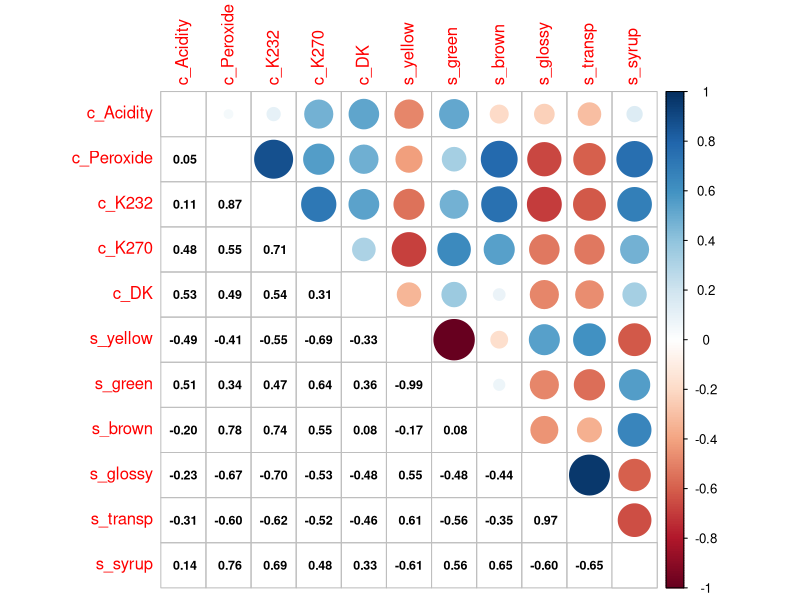
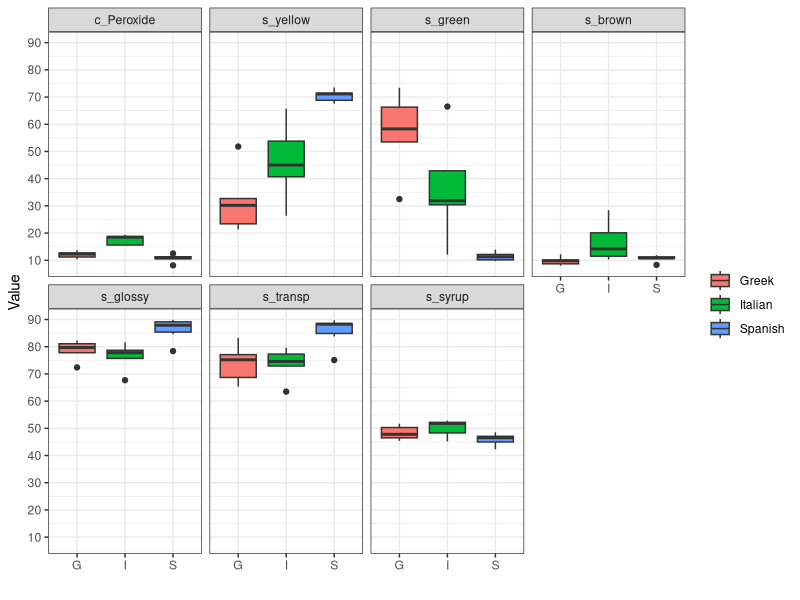
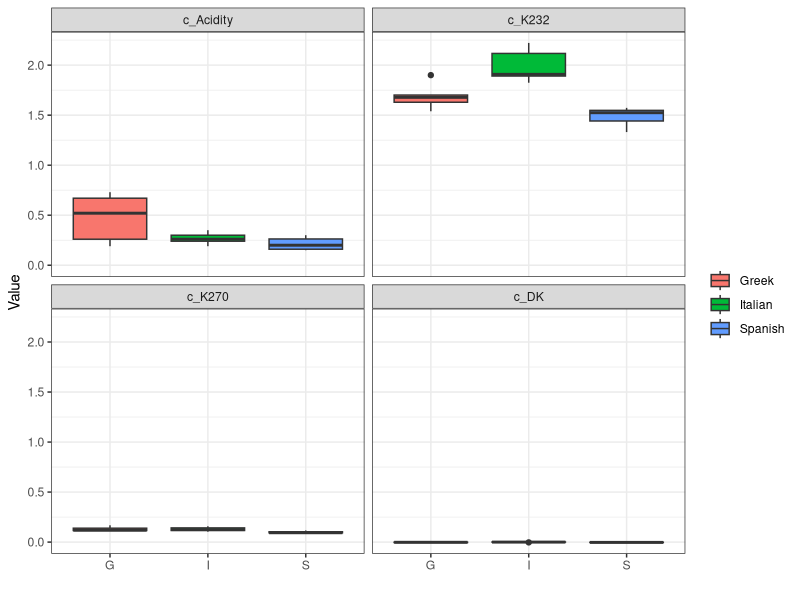
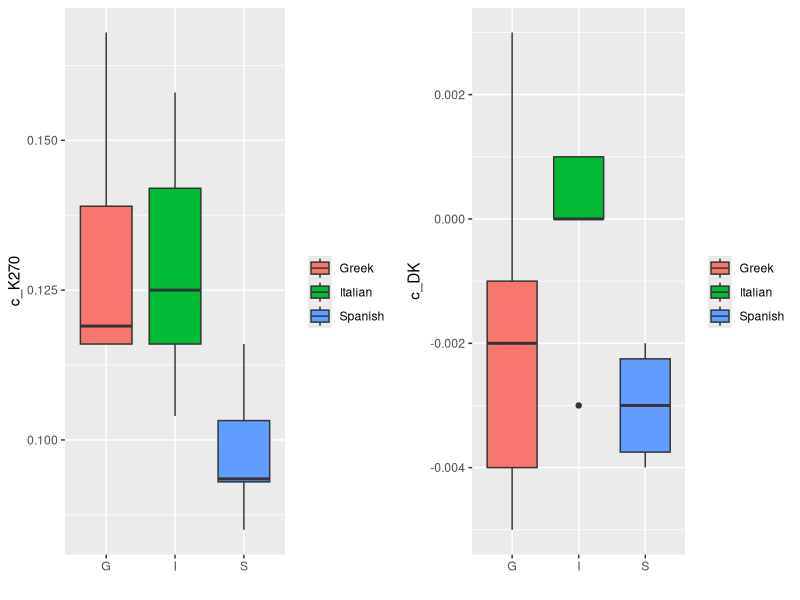
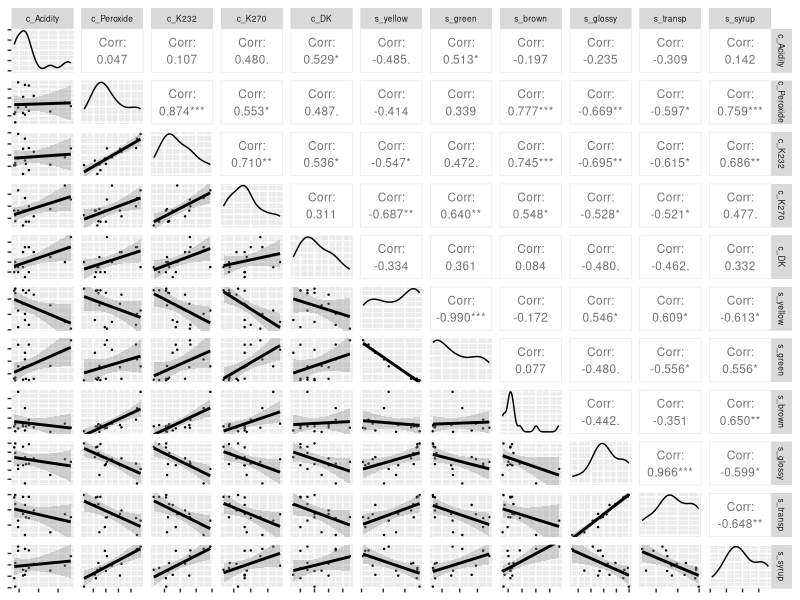
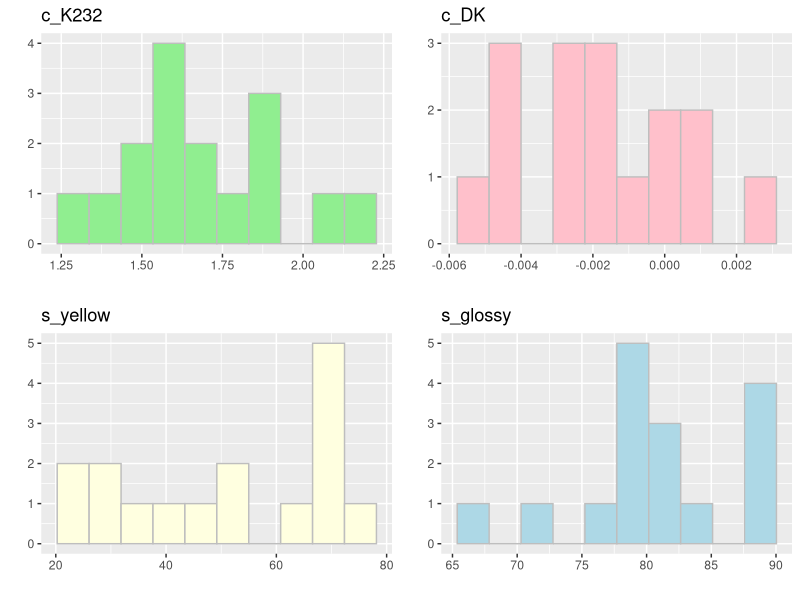

R code for these plots, in order:
## ---- chunk 1
# printing
library(knitr)
library(kableExtra)

# manipulating data frames
library(tidyverse)
library(reshape2)

# correlation
library(corrplot)

# plotting
library(ggplot2)
library(GGally)

# plot grid
library(grid)
library(gridExtra)
library(cowplot)
## ---- chunk 2
# set up printing style
print_kable <- function(df) {
  kable(df) %>%
    kable_styling(bootstrap_options = c("striped", "hover", "condensed"))
}
## ---- chunk 3
# Load the csv files
olive_oil_chem_df <- read_csv('Data/olive_oil_chemical.csv')
print_kable(olive_oil_chem_df[1:5, ])
## ---- chunk 4
olive_oil_sens_df <- read_csv('Data/olive_oil_sensory.csv')
print_kable(olive_oil_sens_df[1:5, ])
## ---- chunk 5
olive_combined_df <- left_join(olive_oil_chem_df, olive_oil_sens_df, by = 'region')
print_kable(olive_combined_df[1:5, ])
## ---- chunk 6
summary(olive_combined_df)
## ---- chunk 7
olive_columns <- colnames(olive_combined_df)[-1] # drop region to get only numerical
corr <- cor(olive_combined_df[, olive_columns])
corrplot.mixed(corr, lower.col = "black", number.cex = .75, tl.pos = "lt")
## ---- chunk 8
olive_combined_df$group <- substr(olive_combined_df$region, 1, 1) # ex) G1, G2, ... -> G

# melt for boxplot facet
olive_boxplot1_df <- melt(data = olive_combined_df[-c(1:2, 4:6)], id = "group")
olive_boxplot2_df <- melt(data = olive_combined_df[c(2, 4:6, 13)], id = "group")

# type 's' boxplot
ggplot(olive_boxplot1_df, aes(x = group, y = value)) +
  geom_boxplot(aes(fill = group)) +
  facet_wrap(~ variable, ncol = 4) + 
  labs(x = "", y = "Value", fill = "") +
  scale_y_continuous(breaks = seq(0, 100, 10)) +
  scale_fill_discrete(labels = c("Greek", "Italian", "Spanish")) +
  theme_bw()
## ---- chunk 9
ggplot(olive_boxplot2_df, aes(x = group, y = value)) +
  geom_boxplot(aes(fill = group)) +
  facet_wrap(~ variable, ncol = 2) + 
  labs(x = "", y = "Value", fill = "") +
  scale_y_continuous(breaks = seq(0, 2.5, 0.5)) +
  scale_fill_discrete(labels = c("Greek", "Italian", "Spanish")) +
  theme_bw()
## ---- chunk 10
plot_grid(
  ggplot(olive_combined_df, aes(x = group, y = c_K270)) + 
    geom_boxplot(aes(fill = group)) + labs(x = "", fill = "") +
    scale_fill_discrete(labels = c("Greek", "Italian", "Spanish")),
  ggplot(olive_combined_df, aes(x = group, y = c_DK)) + 
    geom_boxplot(aes(fill = group)) + labs(x = "", fill = "") +
    scale_fill_discrete(labels = c("Greek", "Italian", "Spanish"))
)
## ---- chunk 11
ggpairs(olive_combined_df[, olive_columns], 
        lower = list(continuous = wrap("smooth", size = 0.2)),
        upper = list(continuous = wrap("cor", size = 3))) +
  theme(axis.text.x = element_blank(),
        axis.text.y = element_blank(),
        strip.text.x = element_text(size = 6),
        strip.text.y = element_text(size = 6))

## ---- chunk 12
hist_plot <- function(col, color) {
  p <- ggplot(olive_combined_df, aes(x = eval(parse(text = col)))) +
    geom_histogram(bins = 10, color = "gray", fill = color) +
    labs(title = col, x = "", y = "")
    
  return(p)
}

grid.arrange(hist_plot("c_K232", "lightgreen"), 
             hist_plot("c_DK", "pink"), 
             hist_plot("s_yellow", "lightyellow"),
             hist_plot("s_glossy", "lightblue"),
             ncol = 2, nrow = 2)
## ---- chunk 13
Mean <- colMeans(olive_combined_df[, olive_columns])
Median <- apply(olive_combined_df[, olive_columns], 2, median)

stats_df <- rbind(Mean, Median)
stats_df <- data.frame(t(stats_df))
stats_df$Diff <- Mean - Median

print_kable(stats_df[1:5, ])
